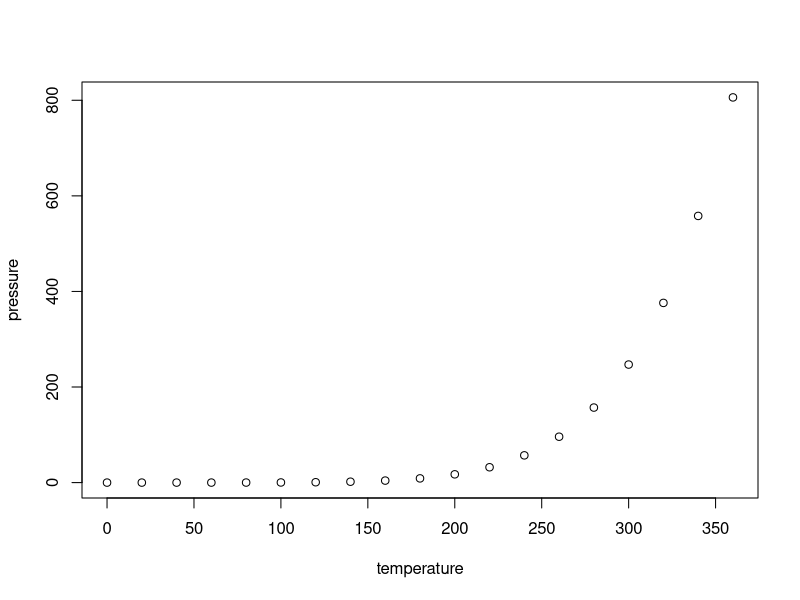
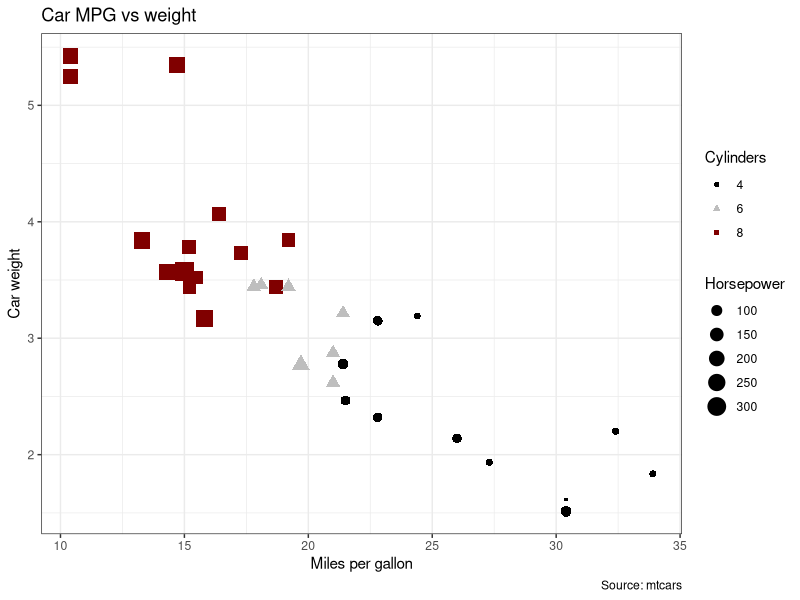

Here is the R script that generated these plots, in order:
## ---- chunk 1
knitr::opts_chunk$set(echo = TRUE)
## ---- chunk 2
summary(cars)
## ---- chunk 3
plot(pressure)
## ---- chunk 4
library(tidyverse)
ggplot(mtcars)+ 
       geom_point(aes(x = mpg, y = wt, 
                      color = factor(cyl),
                      shape = factor(cyl),
                      size = hp))+ 
                      #label = rownames(mtcars), check_overlap = TRUE) +
  theme_bw() +
  scale_color_manual(values = c("black", "gray", "#800000") ) +
  labs(title = "Car MPG vs weight", 
       x = 'Miles per gallon',
       y = 'Car weight',
       shape="Cylinders", size="Horsepower", color = "Cylinders",
       caption = "Source: mtcars")

